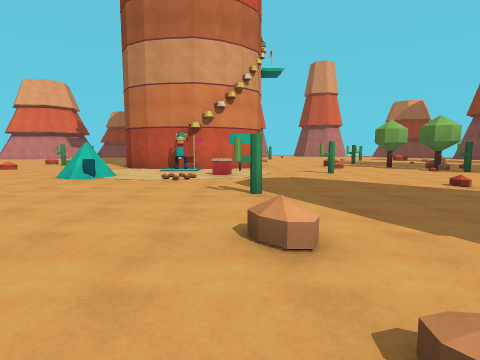
view 1 (above)

17 first-person views from a walk through a Unity game level. The camera is 1.4 m above the floor, tilts 6° down and sees 80° across. The floor is counted in squares, 2 m on a side. Each view is taken from the middle of a square. On the plan, view 1 faces up. The plan holds only what a view shows up to about 10 squares ahead; the rest is blank. The place goes on beyond the plan.

view 2
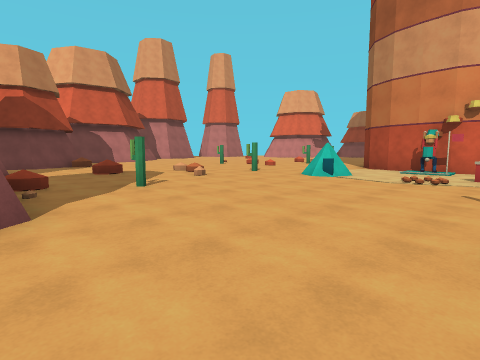

view 3
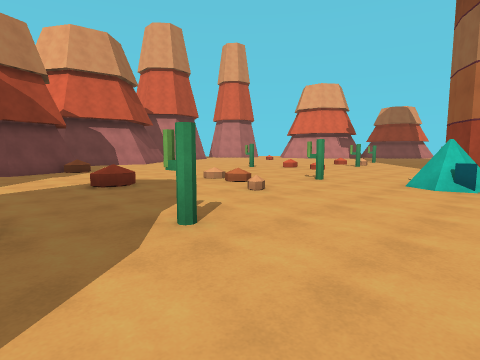

view 4
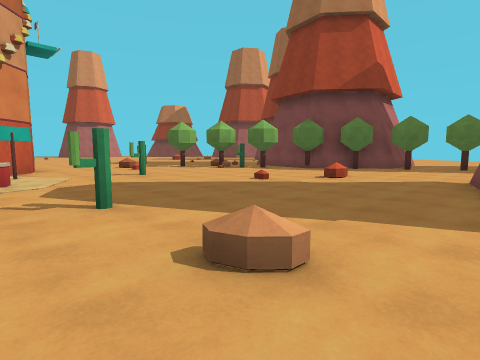

view 5
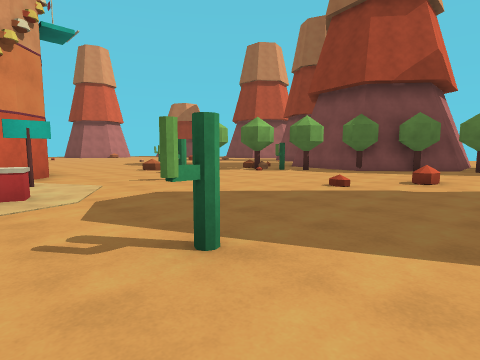

view 6
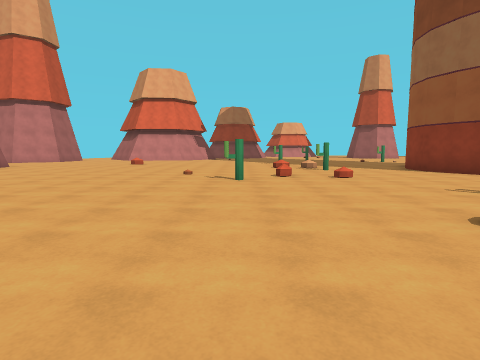

view 7
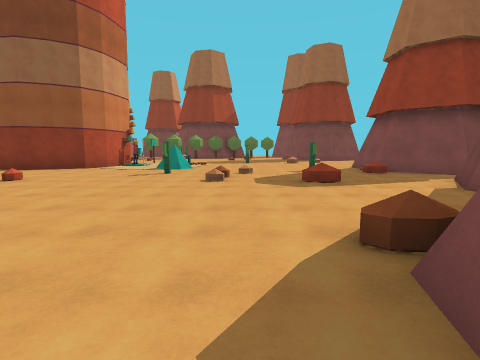

view 8
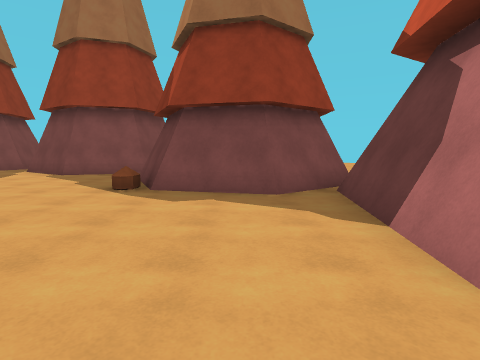

view 9
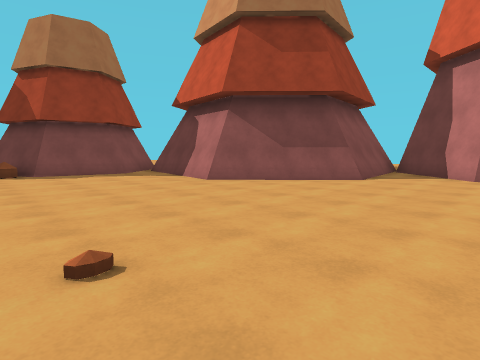

view 10
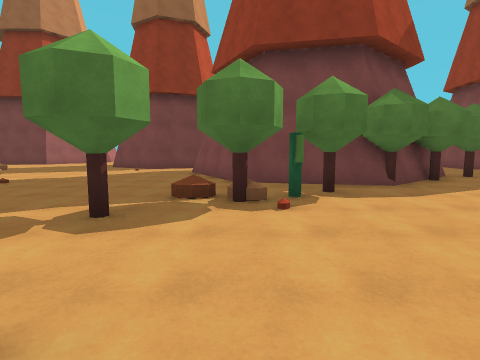

view 11
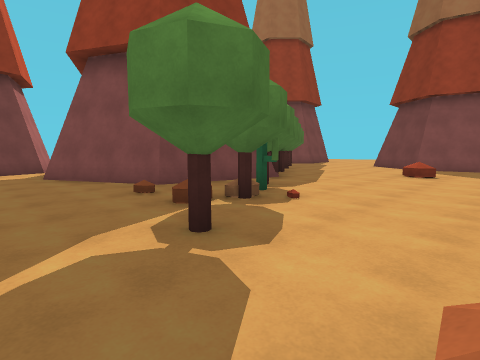

view 12
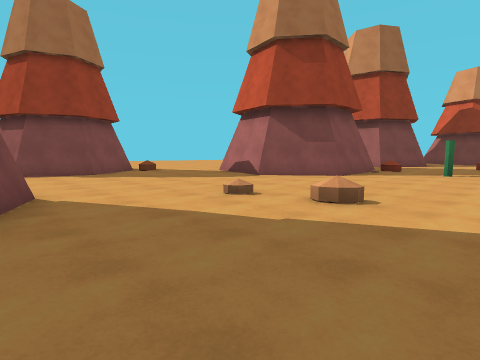

view 13
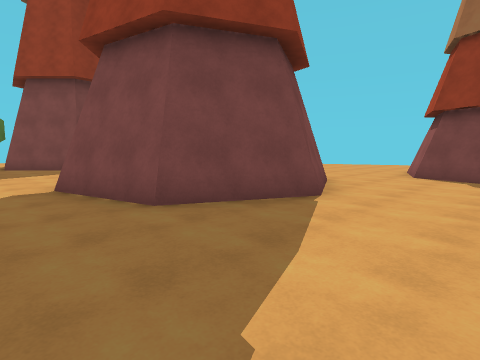

view 14
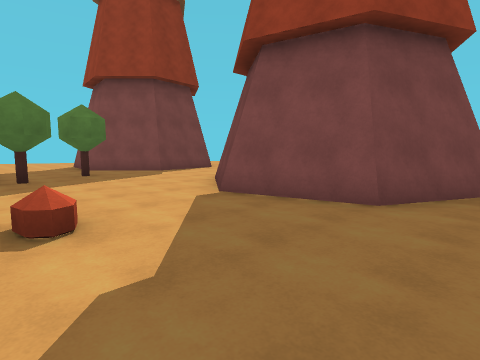

view 15
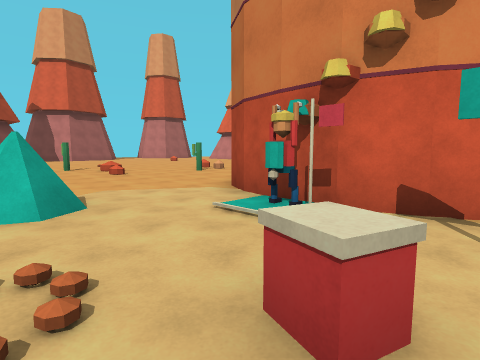

view 16
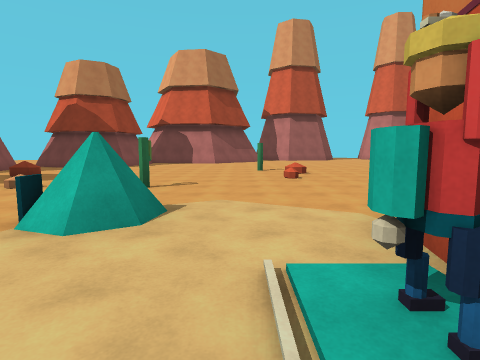

view 17
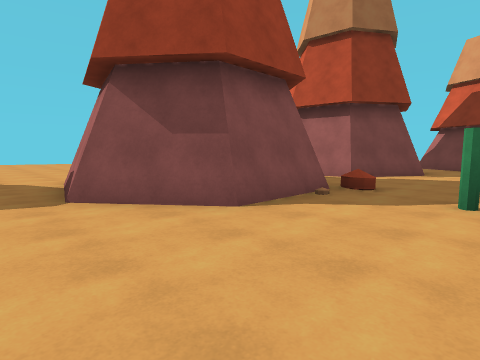

### Floor plan
Key: @ floor where view 1 was taken; # wall or solid block; . main floor; : floor 0.25 m higher than the main floor; / step, stairs or slope; = window, fence, low wall or low ledge; O other object.
Columns run from 22 left of view 1 to 16 right of it. Each row starts with its distance up from view 1.
 13    ...........O..O     O............
 12  #................O   O.../.........#
 11 ##................OO OO.../.#....######
 10 ####.......O........#........#..##
  9    ##.................=..O...O.##
  8     ##............:...=.......##
  7      #.........OO.O............##
  6      #..........................##
  5      #................O..........#
  4      ####/.......................#....
  3      #####.......O....................
  2          #.......................#...
  1          #.//...//.........###.....##
  0           ####..####..@...## ##...##
 -1              ####  #......#     ..
 -2                #   #......#
 -3                    #.......
 -4                    .........
 -5                    ....##...
 -6                    .. ####..
 -7                    ..    #..
 -8                    ..
 -9                    ..

Where each view was taken, in squares from view 1:
view 1: 0 up, 0 right, facing up
view 2: 0 up, 0 right, facing up-left
view 3: 1 up, 3 left, facing up-left
view 4: 1 up, 1 left, facing up-right
view 5: 3 up, 1 left, facing up-right
view 6: 3 up, 11 left, facing up
view 7: 5 up, 15 left, facing right
view 8: 9 up, 15 left, facing down
view 9: 13 up, 12 left, facing down-left
view 10: 10 up, 3 right, facing right
view 11: 13 up, 4 right, facing down-right
view 12: 4 up, 4 right, facing down-left
view 13: 3 up, 1 right, facing down-right
view 14: 5 up, 3 right, facing down-right
view 15: 7 up, 0 right, facing up-left
view 16: 9 up, 1 left, facing left
view 17: 3 up, 1 left, facing down-left
